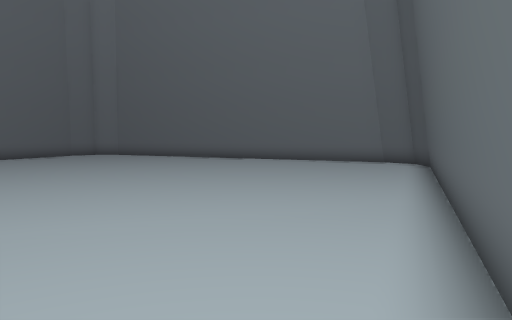
View 1 (above)

12 first-person views from a walk through a 3-D level made in the Unity game engine. The camera is 1.2 m above the floor, tilts 4° down and sees 70° across. The floor is counted in squares, 1 m on a side. Each view is taken from the middle of a square. On the plan, view 1 faces up. The plan holds only what a view shows up to about 15 squares ahead; the rest is blank. The place goes on beyond the plan.

View 2
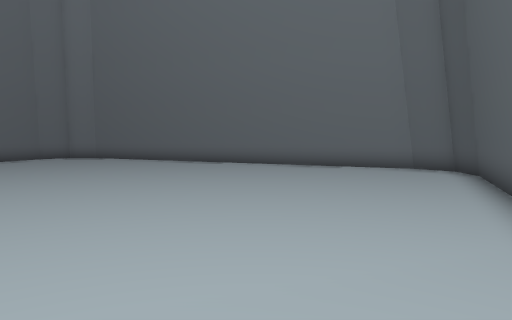

View 3
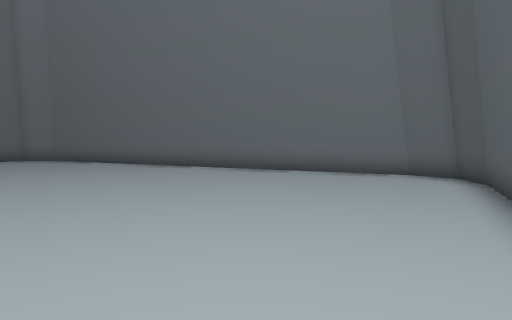

View 4
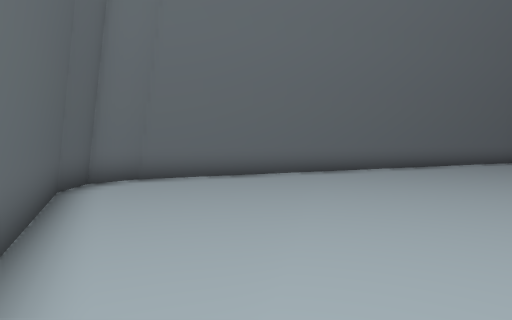

View 5
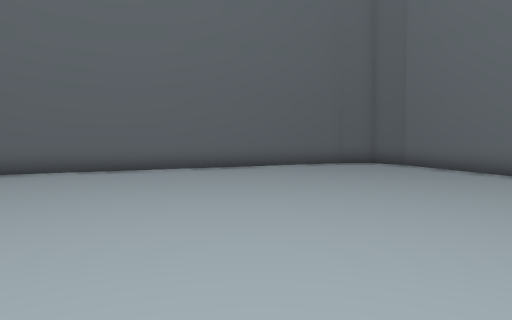

View 6
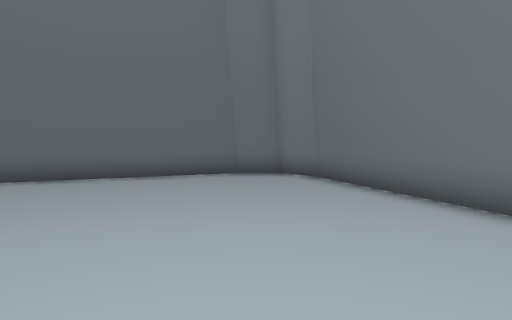

View 7
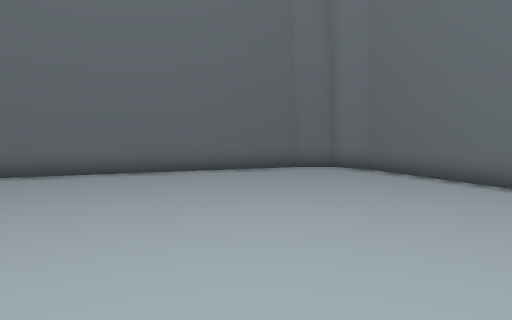

View 8
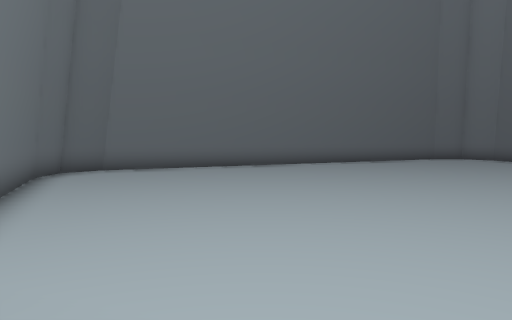

View 9
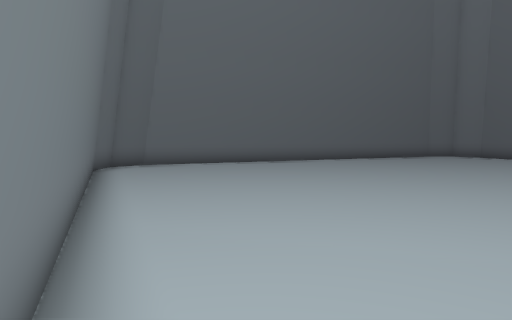

View 10
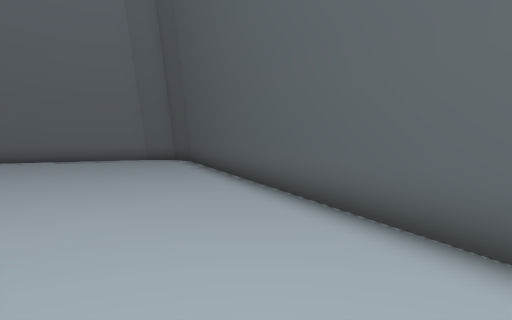

View 11
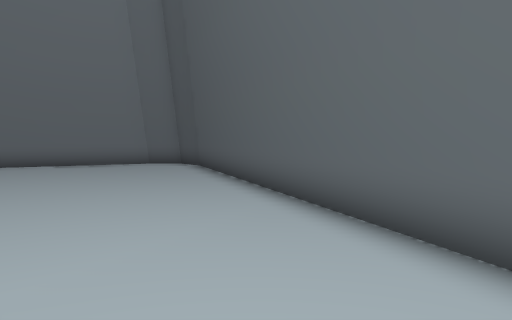

View 12
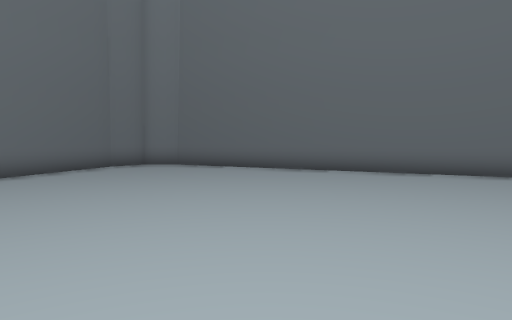

### Floor plan
Points are (right, up) in squares from view 1. A wall is a line through its corners. A room is listed if a view was taken in it or the views show most of it. See-through windows are left out.
Room 1 (views 1, 2, 3, 4, 5, 6, 7, 8, 9, 10, 11, 12)
walls: (-15.3, 4.9) (-1.8, -0.9) (-0.4, -0.9) (0.5, 0) (6.2, 13.4) (6.2, 14.7) (5.4, 15.6) (-8.2, 21.4) (-9.4, 21.4) (-10.3, 20.5) (-16.1, 7) (-16.1, 5.8) (-15, 4.7)

Positions as (right, up) in squares from view 1, and headings:
1: (0, 0), facing up
2: (0, 3), facing up
3: (1, 5), facing up
4: (3, 8), facing down-left
5: (-2, 13), facing down-left
6: (-2, 13), facing up-left
7: (-2, 10), facing up-left
8: (-4, 2), facing up-left
9: (-3, 0), facing up-left
10: (-3, 0), facing up-right
11: (-2, 2), facing up-right
12: (-5, 7), facing up
